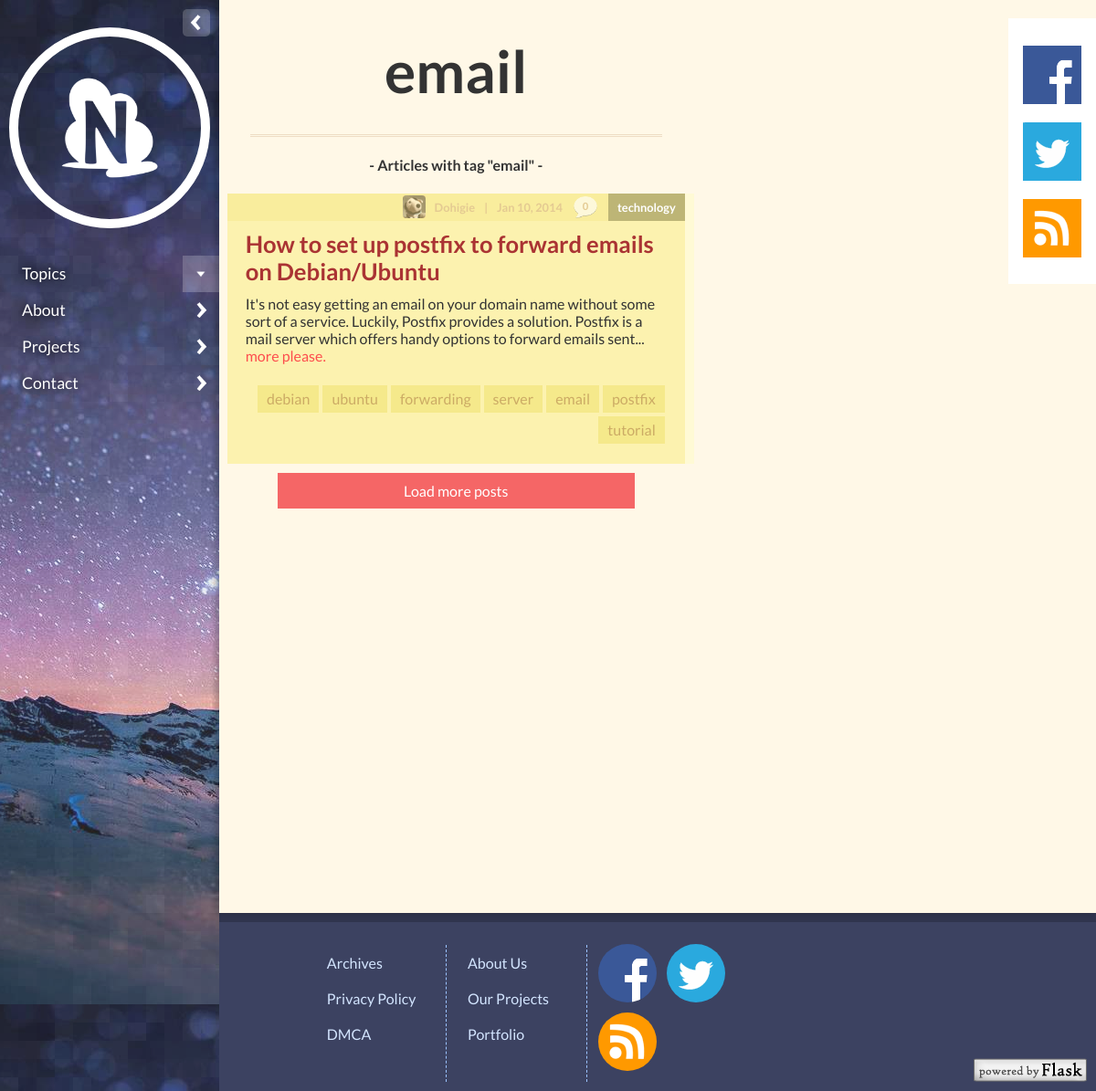
Page /tags/email on the committed database.
### tables this page shows
CREATE TABLE articles (
ID INTEGER PRIMARY KEY AUTOINCREMENT,
Title TEXT NOT NULL,
SafeTitle TEXT NOT NULL,
AuthorID TEXT NOT NULL,
Date INTEGER NOT NULL,
Category TEXT NOT NULL,
Tags TEXT NOT NULL,
CoverURL TEXT,
CoverInfo TEXT,
Pictures TEXT,
Description TEXT NOT NULL,
Content TEXT NOT NULL,
Text TEXT NOT NULL
);

CREATE TABLE users (
	ID INTEGER PRIMARY KEY AUTOINCREMENT,
	Name TEXT NOT NULL,
	Username TEXT NOT NULL,
	Picture TEXT,
	Password TEXT NOT NULL,
	Description TEXT
);

### night/views.py (the view)
@app.route('/tags/<path:tag>')
def tags(tag=None):
	results = postmaker(query_db('SELECT ID, Title, SafeTitle,AuthorID, Date, Category, Tags, CoverURL, CoverInfo, Description, Content FROM articles WHERE Tags LIKE ? ORDER BY ID DESC LIMIT ?', ['%'+tag+'%', numarticles[0]]))
	if len(results) == 0: return abort(404)
	articles = [result for result in results if str(tag) in result['tags']]
	amount = True if len(articles) == 0 else False
	return render_template('tag.html',categories=get_category(), tag=tag, article=articles, amount=amount, na=numarticles, args=','.join(['Tags',tag]))

### night/__init__.py (called while the page is built)
def connect_db():
	return sqlite3.connect(app.config['DATABASE'], timeout=10)

def get_db():
	db = getattr(g, 'db', None)
	if db is None:
		db = g.db = connect_db()
	return db

def query_db(query, args=(), one=False):
	cursor = get_db().execute(query, args)
	rv = cursor.fetchall()
	cursor.close()
	return (rv[0] if rv else None) if one else rv

def get_category():
	return [dict(name=row[0], color=row[1], sname=''.join(e for e in row[0] if e.isalnum())) for row in query_db('SELECT Name, Color FROM category')]

### night/views.py (called while the page is built)
def postmaker(query):
	results = [dict(id=row[0],title=row[1],ctitle=row[2], author=row[3], date=dateit(row[4]).read, category=row[5], tags=row[6].split(','), pic=row[7], picinfo=row[8], desc=row[9])
		for row in query]
	for row in results:
		row['comments'] = query_db('SELECT COUNT(*) FROM comments WHERE ArticleID = ?',[row['id']])[0][0]
		row['author'] = [dict(name=ro[0], pic=ro[1]) for ro in query_db('SELECT Name, Picture FROM users WHERE ID = ?', [row['author']])][0] #clumsy way of selecting first row > array > name
		row['scategory'] = ''.join(e for e in row['category'] if e.isalnum())
		row['color'] = query_db('SELECT Color FROM category WHERE Name = ?',[row['category']])
	return results

### night/templates/tag.html (shortened to what this page needs)
{% extends 'layout.html' %}
{% from 'layout.html' import post %}
{% block body %}
<section class="content">
	<section class="posts">
	{% if amount == False %}
		<div class="title">
			<h1 class="titletag">{{ tag }}</h1>
		</div>
		<h4>- Articles with tag "{{ tag }}" -</h4>
		{% for entry in article %}
			{{ post(entry=entry) }}
		{% endfor %}
		<button class="loadnewposts">Load more posts</button>
	{% else %}
		<h4>No articles here. :(</h4>
	{% endif %}
	</section>
</section>
{% endblock %}

### night/templates/layout.html (shortened to what this page needs)
<!DOCTYPE html>
<html prefix="og: http://ogp.me/ns#">
<head>
	<link href="{{ url_for('static', filename='normalize.css') }}" rel="stylesheet" type="text/css">
	<link href="{{ url_for('static', filename='style.css') }}" rel="stylesheet" type="text/css">
	<link href="{{ url_for('static', filename='tomorrow-night.css') }}" rel="stylesheet" type="text/css">
</head>
<body>
	<section class="left {% if hidden %} {{ 'hidden' }} {% endif %}" {% if category %} style="background-image: url('{{ url_for('pics', set='topics', pic=category['pic']) }}')"{% endif %}>
		<aside>
			<a href="{{ url_for('index') }}"><div class="profile"></div></a>
			<nav>
				<ul>
					<li class="slide"><a href="#">Topics</a></li>
					<li><a href="{{ url_for('about') }}">About</a></li>
					<li><a href="{{ url_for('projects') }}">Projects</a>
					<li><a href="{{ url_for('contact') }}">Contact</a>
					</li>
				</ul>
			</nav>
			<button class="hideaside"></button>
		</aside>
	</section>
	<section id="wrapper">
		{% block body %}
		{% endblock %}
		<div class="right {% if hidden %} {{ 'hide' }} {% endif %}">
			<div class="social ribbon box">
				<a href="https://www.facebook.com/NightStuffs" target="_blank"><i class="social facebook"></i></a>
				<a href="https://twitter.com/nightstuffs" target="_blank"><i class="social twitter"></i></a>
				<a href="{{ url_for('feed') }}" target="_blank"><i class="social rss"></i></a>
			</div>
		</div>
	</section>
	<footer>
		<div class="container">
			<ul class="list">
				<li><a href="{{ url_for('archives') }}">Archives</a></li>
				<li><a href="{{ url_for('privacy') }}">Privacy Policy</a></li>
				<li><a href="{{ url_for('policy') }}">DMCA</a></li>
			</ul>
			<ul class="list">
				<li><a href="{{ url_for('about') }}">About Us</a></li>
				<li><a href="{{ url_for('projects') }}">Our Projects</a></li>
				<li><a href="http://portfolio.nightstuffs.com/">Portfolio</a></li>
			</ul>
			<div class="socialmedias">
				<a href="https://www.facebook.com/NightStuffs" target="_blank"><i class="social facebook"></i></a>
				<a href="https://twitter.com/nightstuffs" target="_blank"><i class="social twitter"></i></a>
				<a href="{{ url_for('feed') }}" target="_blank"><i class="social rss"></i></a>
			</div>
			<a href="http://flask.pocoo.org/" target="_blank"><i class="flask"></i></a>
			<div class="colorscheme">
				<div class="one b">#FACD6F</div>
				<div class="two b">#C70A0A</div>
				<div class="three b">#395992</div>
			</div>
		</div>
	</footer>
</body>
</html>
{% macro post(entry) %}
	<div class="post">
		<div class="cover" {% if entry['pic'] != '' and entry['pic'] != None %}style="background-image: url({{ url_for('pics', pic=entry['pic'], set='covers') }})"{% endif %}></div>
		<div class="tagset topic">
			<a href="{{ url_for('category', category=entry['category']) }}" class="topic tag category{{ entry['scategory'] }}">{{ entry['category'] }}</a>
			<a href="{{ url_for('article', article=entry['ctitle'], category=entry['category']) }}#comments"class="comments">{{ entry['comments'] }}</a>
			<h6><time pubdate>{{ entry['date'] }}</time></h6>
			<h6>|</h6>
			<a href="{{ url_for('about') }}">{{ entry['author']['name'] }}</a>
			<div class="authorpic" style="background-image: url('{{ url_for('pics', set='authors', pic=entry['author']['pic']) }}')"></div>
		</div>
		<a href="{{ url_for('article', article=entry['ctitle'], category=entry['category']) }}" class="header"><h1>{{ entry['title'] }}</h1></a>
		{{ entry['desc'] }}
		<a href="{{ url_for('article', article=entry['ctitle'], category=entry['category']) }}">more please.</a>
		<div class="tagset bottom">
			{% for tag in entry['tags'] %}
			<a href="{{ url_for('tags', tag=tag) }}" class="tag">{{ tag }}</a>
			{% endfor %}
		</div>
	</div>
{% endmacro %}

### rows in the picture
articles: category "technology", comments "0", date "Jan 10, 2014", author.name "Dohigie", Picture (picture), title "How to set up postfix to forward emails on Debian/Ubuntu", desc "It's not easy getting an email on your domain name without some sort of a service. Luckily, Postfix provides a solution. Postfix is a mail server which offers handy options to forward emails sent...", tag "postfix" "email" "server" "forwarding" "ubuntu" "debian" "tutorial"

### other values in the picture
{{ tag }} "email"
